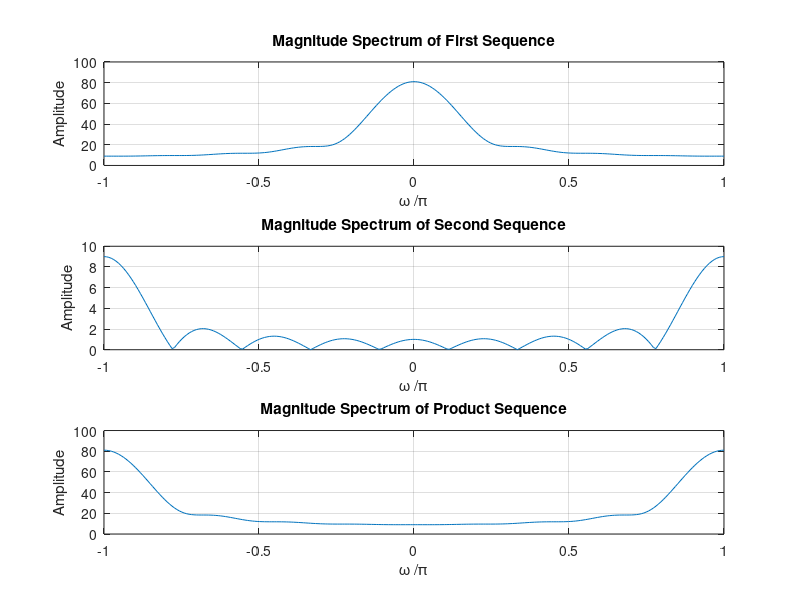

Source code (MATLAB):
% Program P3_5B
% Modulation Property of DTFT
clf;
w = -pi:2*pi/255:pi; % freqency vector for evaluating DTFT
x1 = [1 3 5 7 9 11 13 15 17]; % first sequence
x2 = [1 -1 1 -1 1 -1 1 -1 1]; % second sequence
% y is the time domain pointwise product of x1 and x2
y = x1.*x2;
h1 = freqz(x1, 1, w); % DTFT of sequence x1
h2 = freqz(x2, 1, w); % DTFT of sequence x2
h3 = freqz(y,1,w); % DTFT of sequence y
% plot the magnitude spectrum of x1
subplot(3,1,1)
plot(w/pi,abs(h1));grid
title('Magnitude Spectrum of First Sequence')
xlabel('\omega /\pi');
ylabel('Amplitude');
% plot the magnitude spectrum of x2
subplot(3,1,2)
plot(w/pi,abs(h2));grid
title('Magnitude Spectrum of Second Sequence')
xlabel('\omega /\pi');
ylabel('Amplitude');
% plot the magnitude spectrum of y
% it should be 1/2pi times the convolution of the DTFT's
% of the two original sequences.
subplot(3,1,3)
plot(w/pi,abs(h3));grid
title('Magnitude Spectrum of Product Sequence')
xlabel('\omega /\pi');
ylabel('Amplitude');